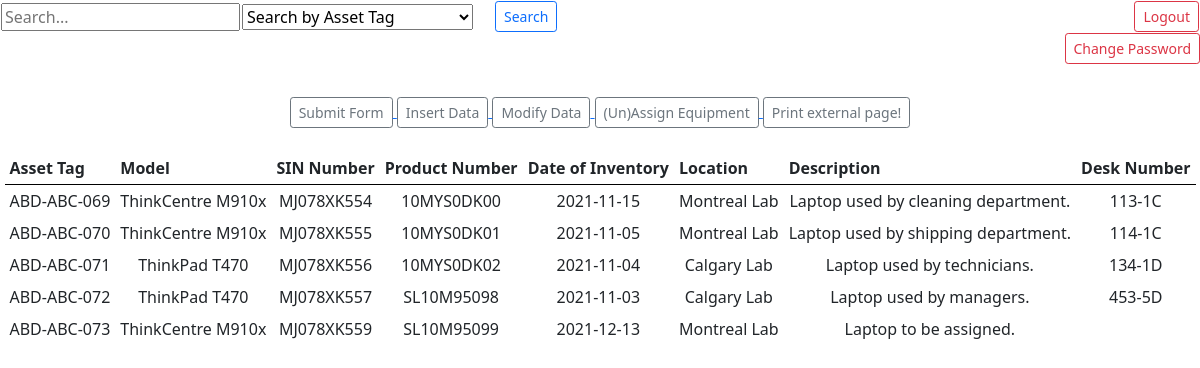
The app's page /MemberController/index (signed in) with its own data.
### tables this page shows
CREATE TABLE `equipment` (
  `assetTag` varchar(20) NOT NULL,
  `model` varchar(60) NOT NULL,
  `sinNumber` varchar(60) NOT NULL,
  `productNumber` varchar(60) NOT NULL,
  `dateOfInventory` date NOT NULL,
  `location` varchar(60) NOT NULL,
  `description` varchar(300) NOT NULL,
  `deskNumber` varchar(20) NOT NULL,
  `employeeId` int(11) DEFAULT NULL
);

### SysFinalProject/core/Controller.php (called while the page is built, shortened)
<?php
class Controller {
	protected function view($viewName, $data=null) {
		include('SysFinalProject/views/'. $viewName . '.php');
	}
}

### SysFinalProject/core/App.php (called while the page is built, shortened)
<?php
class App {
	private $method = 'login';
	public function __construct() {
		$url = $this->parseURL();
		if (isset($url[0])) {
			unset($url[0]);
		}
		$this->controller = new $this->controller;
		if (isset($url[1])) {
			if (method_exists($this->controller, $url[1])) {
				$this->method = $url[1];
			}
			unset($url[1]);
		}
		$this->params = $url ? array_values($url) : [];
		call_user_func_array(array($this->controller, $this->method), $this->params);
	}
	public function parseURL() {
		if(isset($_GET['url'])) {
			return explode('/', filter_var(rtrim($_GET['url'], '/'), FILTER_SANITIZE_URL));
		}
	}
}

### index.php (called while the page is built, shortened)
<?php
new \SysFinalProject\core\App();

### SysFinalProject/models/MemberModel.php (called while the page is built, shortened)
<?php
class MemberModel extends \SysFinalProject\core\Model {
	public function get($email) {
		$SQL = "SELECT * FROM member WHERE email = :email";
		$statement = self::$_connection->prepare($SQL);
		$statement->execute(['email'=>$email]);
		$statement->setFetchMode(\PDO::FETCH_CLASS, 'SysFinalProject\\models\\MemberModel');
		return $statement->fetch();
	}
}

### SysFinalProject/core/Model.php (called while the page is built, shortened)
<?php
class Model {
	public function __construct() {
		$username = 'root';
		$password = '';
		$host = 'localhost';
		$DBname = 'sysfinalproject';
	}
}

### SysFinalProject/models/EquipmentModel.php (called while the page is built, shortened)
<?php
class EquipmentModel extends \SysFinalProject\core\Model {
	public function getAll() {
		$SQL = "SELECT * FROM equipment";
		$statement = self::$_connection->query($SQL);
		$statement->setFetchMode(\PDO::FETCH_CLASS, 'SysFinalProject\\models\\EquipmentModel');
		return $statement->fetchAll();
	}
}

### SysFinalProject/views/TeamMemberHomeView.php (the view, shortened to what this page needs)
<html>
    <head>
        <link href="https://cdn.jsdelivr.net/npm/bootstrap@5.1.3/dist/css/bootstrap.min.css" rel="stylesheet">
        </head>
    <body>
        </body>
        <body>
        <table>
            <tr>
                <form method='post' action=''>
                    <td>
                        <input type='text' name='searchName' placeholder='Search...'></td>
                        <td style="width:10%;">
                            <select name='searchOptions'>
                                <option value='tag' selected='selected'>Search by Asset Tag</option>
                            </select>
                        </td>
                        <td style="width: 80%; text-align:left;" >
                            <input type='submit' name='searchB' value='Search' class='btn btn-outline-primary btn-sm' style='margin-left: 20px;'/>
                        </td>
                    </form>
                    <td style="width:5%; text-align:right;">
                        <form action="/MemberController/logout">
                            <input type="submit" value="Logout" class="btn btn-outline-danger btn-sm" style="float: right;">
                        </form>
                    </td>
                </tr>
            </table>
            <form action="/MemberController/changePassword/<?= $data['member']->email ?>">
                <input type="submit" value="Change Password" class="btn btn-outline-danger btn-sm" style="float: right;">
            </form>
            <center>
                <br><br>
                <a href="">
                    <button name="submitFormB" class="btn btn-outline-secondary btn-sm">Submit Form</button>
                </a>
                <a href="/EquipmentController/insert">
                    <button name="insertData" class="btn btn-outline-secondary btn-sm">Insert Data</button>
            </a>
            <a href="/EquipmentController/modify">
                <button name="modifyData" class="btn btn-outline-secondary btn-sm">Modify Data</button>
            </a>
            <a href="">
                <button name="assignEquip" class="btn btn-outline-secondary btn-sm">(Un)Assign Equipment</button>
            </a>
            <button name="printToCSV" onclick="printPage('/MemberController/PrintView');" class="btn btn-outline-secondary btn-sm">Print external page!</button>
            <br><br>
            <form action='' method='post'>
                <table style="border-collapse: collapse;" cellpadding="5px">
                    <tr style="height: 30px; border-bottom:1pt solid black;">
                        <th>Asset Tag</th>
                        <th>Model</th>
                        <th>SIN Number</th>
                        <th>Product Number</th>
                        <th>Date of Inventory</th>
                        <th>Location</th>
                        <th>Description</th>
                        <th>Desk Number</th>
                    </tr>
                    <?php
                    foreach($data['equipment'] as $equipment) {
                        echo
                        "<tr style='height: 30px;'>
                            <td>$equipment->assetTag</td>
                            <td>$equipment->model</td>
                            <td>$equipment->sinNumber</td>
                            <td>$equipment->productNumber</td>
                            <td>$equipment->dateOfInventory</td>
                            <td>$equipment->location</td>
                            <td>$equipment->description</td>
                            <td>$equipment->deskNumber</td>
                        </tr>";
                    }
                    ?>
                </table>
            </form>
        </center>
    </body>
</html>

### SysFinalProject/controllers/MemberController.php (shortened to what this page needs)
<?php
class MemberController extends \SysFinalProject\core\Controller {
	#[\SysFinalProject\filters\MemberLogin]
	public function index() {
		if(isset($_POST['searchB'])){
			$option = $_POST['searchOptions'];
			$name = $_POST['searchName'];
			if($_POST['searchName'] == ""){
				$message = "The search box can not be empty!";
				header('location:/MemberController/index');
			}
			else{
				header("location:/MemberController/search/$name/$option");
			}
		}
		else{
			$member = new \SysFinalProject\models\MemberModel();
        $member = $member->get($_SESSION['username']);
        $equipment = new \SysFinalProject\models\EquipmentModel();
        $equipment = $equipment->getAll();
    	$this->view('TeamMemberHomeView', ['member'=>$member, 'equipment'=>$equipment]);
		}
	}
}

### SysFinalProject/views/TeamMemberHomeView.php (style rules this page uses)
td { text-align:center; }

### records on screen
equipment: assetTag "ABD-ABC-069", model "ThinkCentre M910x", sinNumber "MJ078XK554", productNumber "10MYS0DK00", dateOfInventory "2021-11-15", location "Montreal Lab", description "Laptop used by cleaning department.", deskNumber "113-1C"
equipment: assetTag "ABD-ABC-070", model "ThinkCentre M910x", sinNumber "MJ078XK555", productNumber "10MYS0DK01", dateOfInventory "2021-11-05", location "Montreal Lab", description "Laptop used by shipping department.", deskNumber "114-1C"
equipment: assetTag "ABD-ABC-071", model "ThinkPad T470", sinNumber "MJ078XK556", productNumber "10MYS0DK02", dateOfInventory "2021-11-04", location "Calgary Lab", description "Laptop used by technicians.", deskNumber "134-1D"
equipment: assetTag "ABD-ABC-072", model "ThinkPad T470", sinNumber "MJ078XK557", productNumber "SL10M95098", dateOfInventory "2021-11-03", location "Calgary Lab", description "Laptop used by managers.", deskNumber "453-5D"
equipment: assetTag "ABD-ABC-073", model "ThinkCentre M910x", sinNumber "MJ078XK559", productNumber "SL10M95099", dateOfInventory "2021-12-13", location "Montreal Lab", description "Laptop to be assigned."
